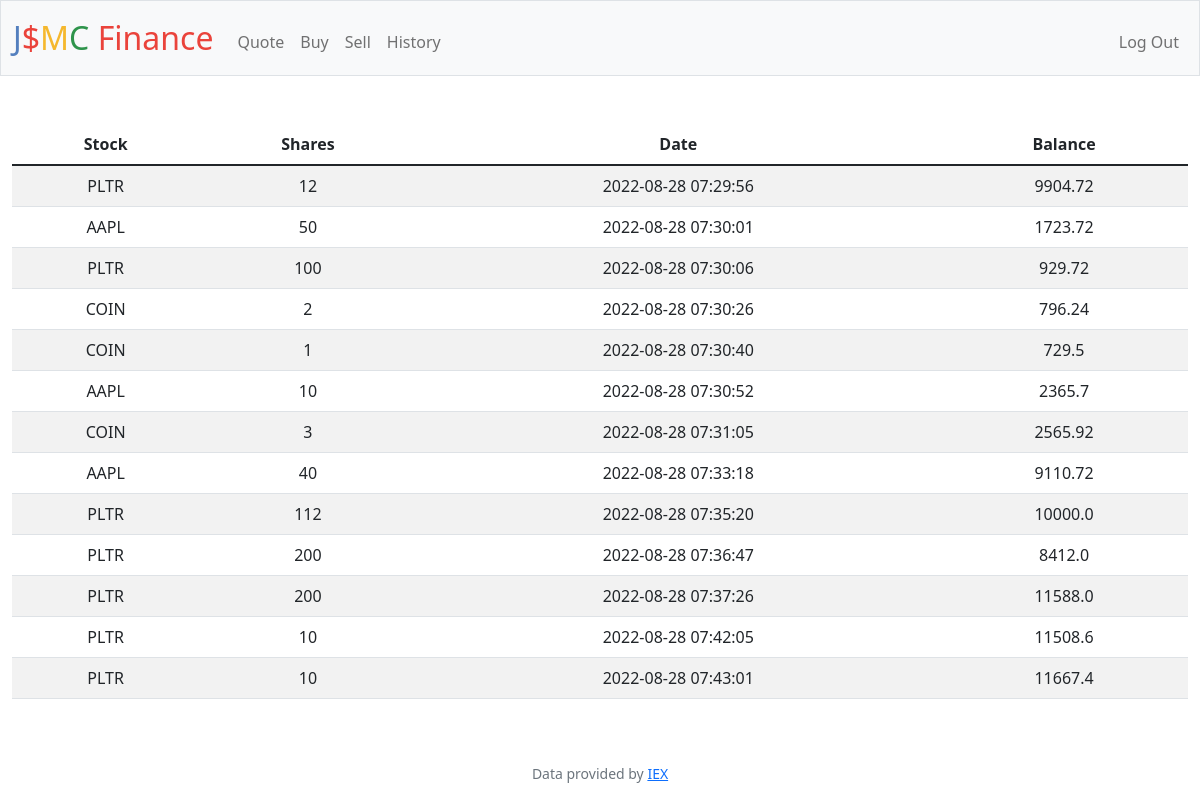
Page /history (signed in) on the committed database.
### tables this page shows
CREATE TABLE history(id INTERGER UNIQUE, user_id INTEGER NOT NULL, stock TEXT NOT NULL, shares INTEGER NOT NULL, date TIMESTAMP, balance FLOAT NOT NULL);

### app.py (the view)
@app.route("/history")
@login_required
def history():
    current_user = session["user_id"]
    history = db.execute("SELECT * FROM history WHERE user_id = ?", current_user)
    return render_template("history.html", history = history, round = round)

### app.py (called while the page is built)
@app.after_request
def after_request(response):
    response.headers["Cache-Control"] = "no-cache, no-store, must-revalidate"
    response.headers["Expires"] = 0
    response.headers["Pragma"] = "no-cache"
    return response

### helpers.py (called while the page is built)
def login_required(f):
    @wraps(f)
    def decorated_function(*args, **kwargs):
        if session.get("user_id") is None:
            return redirect("/login")
        return f(*args, **kwargs)
    return decorated_function

### templates/history.html (shortened to what this page needs)
{% extends "layout.html" %}
{% block main %}
    <table class="table table-striped">
        <thead>
            <th>Stock</th>
            <th>Shares</th>
            <th>Date</th>
            <th>Balance</th>
        </thead>
        <tbody>
            {% for x in history %}
                <tr>
                    <td>{{x["stock"]}}</td>
                    <td>{{x["shares"]}}</td>
                    <td>{{x["date"]}}</td>
                    <td>{{round(x["balance"], 2)}}</td>
                </tr>
            {% endfor %}
        </tbody>
    </table>
{% endblock %}

### templates/layout.html (shortened to what this page needs)
<!DOCTYPE html>
<html lang="en">
    <head>
        <link href="https://cdn.jsdelivr.net/npm/bootstrap@5.1.3/dist/css/bootstrap.min.css" rel="stylesheet">
        <link href="/static/styles.css" rel="stylesheet">
    </head>
    <body>
        <nav class="bg-light border navbar navbar-expand-md navbar-light">
            <div class="container-fluid">
                <a class="navbar-brand" href="/"><span class="blue">J</span><span class="red">$</span><span class="yellow">M</span><span class="green">C</span> <span class="red">Finance</span></a>
                <div class="collapse navbar-collapse" id="navbar">
                    {% if session["user_id"] %}
                        <ul class="navbar-nav me-auto mt-2">
                            <li class="nav-item"><a class="nav-link" href="/quote">Quote</a></li>
                            <li class="nav-item"><a class="nav-link" href="/buy">Buy</a></li>
                            <li class="nav-item"><a class="nav-link" href="/sell">Sell</a></li>
                            <li class="nav-item"><a class="nav-link" href="/history">History</a></li>
                        </ul>
                        <ul class="navbar-nav ms-auto mt-2">
                            <li class="nav-item"><a class="nav-link" href="/logout">Log Out</a></li>
                        </ul>
                    {% else %}
                        <ul class="navbar-nav ms-auto mt-2">
                            <li class="nav-item"><a class="nav-link" href="/register">Register</a></li>
                            <li class="nav-item"><a class="nav-link" href="/login">Log In</a></li>
                        </ul>
                    {% endif %}
                </div>
            </div>
        </nav>
        <main class="container-fluid py-5 text-center">
            {% block main %}{% endblock %}
        </main>
        <footer class="mb-5 small text-center text-muted">
            Data provided by <a href="https://iexcloud.io/">IEX</a>
        </footer>
    </body>
</html>

### static/styles.css (style rules this page uses)
nav .navbar-brand { font-size: xx-large; }
nav .navbar-brand .blue { color: #537fbe; }
nav .navbar-brand .red { color: #ea433b; }
nav .navbar-brand .yellow { color: #f5b82e; }
nav .navbar-brand .green { color: #2e944b; }

### rows in the picture
history: stock "PLTR", shares "12", date "2022-08-28 07:29:56", balance "9904.72"
history: stock "AAPL", shares "50", date "2022-08-28 07:30:01", balance "1723.72"
history: stock "PLTR", shares "100", date "2022-08-28 07:30:06", balance "929.72"
history: stock "COIN", shares "2", date "2022-08-28 07:30:26", balance "796.24"
history: stock "COIN", shares "1", date "2022-08-28 07:30:40", balance "729.5"
history: stock "AAPL", shares "10", date "2022-08-28 07:30:52", balance "2365.7"
history: stock "COIN", shares "3", date "2022-08-28 07:31:05", balance "2565.92"
history: stock "AAPL", shares "40", date "2022-08-28 07:33:18", balance "9110.72"
history: stock "PLTR", shares "112", date "2022-08-28 07:35:20", balance "10000.0"
history: stock "PLTR", shares "200", date "2022-08-28 07:36:47", balance "8412.0"
history: stock "PLTR", shares "200", date "2022-08-28 07:37:26", balance "11588.0"
history: stock "PLTR", shares "10", date "2022-08-28 07:42:05", balance "11508.6"
history: stock "PLTR", shares "10", date "2022-08-28 07:43:01", balance "11667.4"
